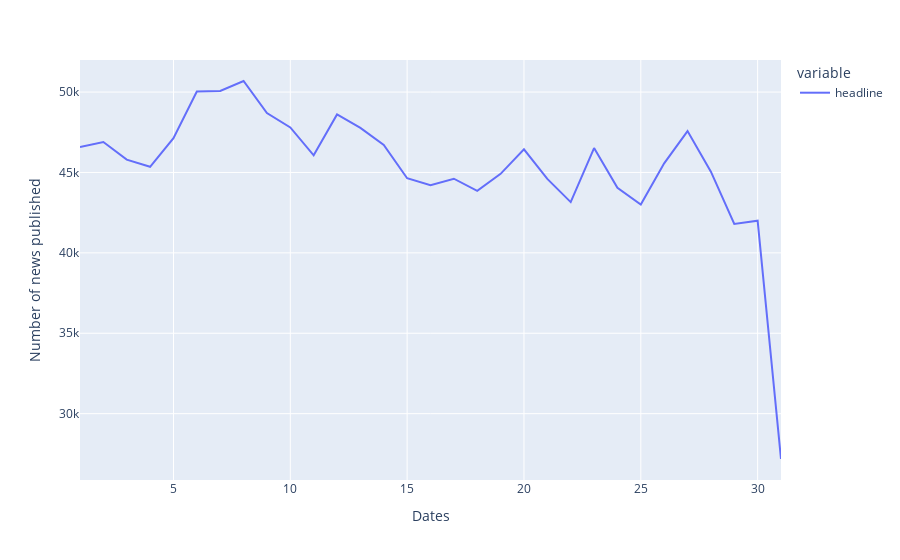

Notebook source saved alongside this figure:
### Code cell
px.line(
    news.groupby([news.index.day])["headline"].count(),
    labels={"value": "Number of news published", "date": "Dates"},
)

### Figure 1 — Plotly figure (JSON) as saved in the notebook; plotly's stock layout.template omitted (floating-point values rounded to 4 significant figures)
{"data": [{"hovertemplate": "variable=headline<br>Dates=%{x}<br>Number of news published=%{y}<extra></extra>", "legendgroup": "headline", "line": {"color": "#636efa", "dash": "solid"}, "marker": {"symbol": "circle"}, "mode": "lines", "name": "headline", "orientation": "v", "showlegend": true, "type": "scatter", "x": [1, 2, 3, 4, 5, 6, 7, 8, 9, 10, 11, 12, 13, 14, 15, 16, 17, 18, 19, 20, 21, 22, 23, 24, 25, 26, 27, 28, 29, 30, 31], "xaxis": "x", "y": [46582, 46894, 45797, 45353, 47128, 50032, 50068, 50688, 48692, 47799, 46063, 48607, 47771, 46711, 44640, 44203, 44612, 43857, 44913, 46440, 44597, 43156, 46518, 44041, 43007, 45565, 47575, 45048, 41794, 41997, 27180], "yaxis": "y"}], "layout": {"legend": {"title": {"text": "variable"}, "tracegroupgap": 0}, "margin": {"t": 60}, "xaxis": {"anchor": "y", "domain": [0, 1], "title": {"text": "Dates"}}, "yaxis": {"anchor": "x", "domain": [0, 1], "title": {"text": "Number of news published"}}}}
